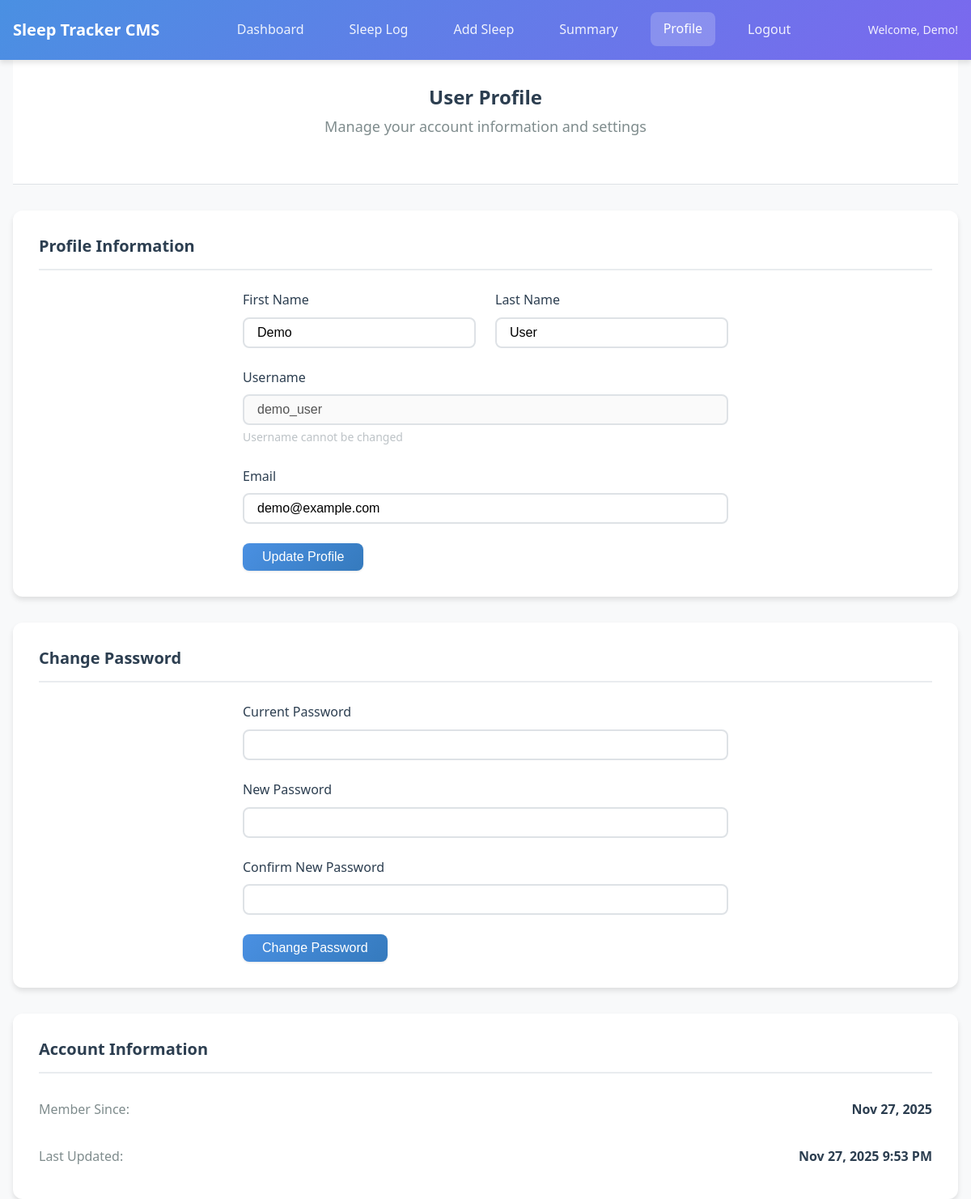
The app's page /profile.php (signed in) with its own data.
### tables this page shows
CREATE TABLE IF NOT EXISTS users (
    id INT AUTO_INCREMENT PRIMARY KEY,
    username VARCHAR(50) UNIQUE NOT NULL,
    email VARCHAR(100) UNIQUE NOT NULL,
    password_hash VARCHAR(255) NOT NULL,
    first_name VARCHAR(50) NOT NULL,
    last_name VARCHAR(50) NOT NULL,
    created_at TIMESTAMP DEFAULT CURRENT_TIMESTAMP,
    updated_at TIMESTAMP DEFAULT CURRENT_TIMESTAMP ON UPDATE CURRENT_TIMESTAMP
);

### includes/User.php (called while the page is built, shortened)
<?php
class User {
    private $conn;
    private $table_name = "users";
    public function __construct($db) {
        $this->conn = $db;
    }
    public function getUserById($id) {
        $query = "SELECT id, username, email, first_name, last_name, created_at, updated_at
                  FROM " . $this->table_name . "
                  WHERE id = :id";
        $stmt = $this->conn->prepare($query);
        $stmt->bindParam(':id', $id);
        $stmt->execute();
        if ($stmt->rowCount() > 0) {
            $row = $stmt->fetch(PDO::FETCH_ASSOC);
            $this->username = $row['username'];
            $this->email = $row['email'];
            $this->first_name = $row['first_name'];
            $this->last_name = $row['last_name'];
            $this->created_at = $row['created_at'];
            $this->updated_at = $row['updated_at'];
            return true;
        }
        return false;
    }
}
?>

### profile.php (the view, shortened to what this page needs)
<?php
require_once 'includes/User.php';
$database = new Database();
$db = $database->getConnection();
$user = new User($db);
$user->getUserById($_SESSION['user_id']);
?>
<!DOCTYPE html>
<html lang="en">
<head>
    <link rel="stylesheet" href="assets/css/style.css">
</head>
<body>
    <nav class="navbar">
        <div class="nav-container">
            <div class="nav-brand">
                <h1><?php echo APP_NAME; ?></h1>
            </div>
            <div class="nav-menu">
                <a href="dashboard.php" class="nav-link">Dashboard</a>
                <a href="sleep-log.php" class="nav-link">Sleep Log</a>
                <a href="add-sleep.php" class="nav-link">Add Sleep</a>
                <a href="summary.php" class="nav-link">Summary</a>
                <a href="profile.php" class="nav-link active">Profile</a>
                <a href="logout.php" class="nav-link">Logout</a>
            </div>
            <div class="nav-user">
                Welcome, <?php echo htmlspecialchars($_SESSION['first_name']); ?>!
            </div>
        </div>
    </nav>
    <div class="container">
        <div class="page-header">
            <h2>User Profile</h2>
            <p>Manage your account information and settings</p>
        </div>
        <div class="profile-container">
            <div class="profile-section">
                <h3>Profile Information</h3>
                <form method="POST" action="profile.php" class="form">
                    <div class="form-row">
                        <div class="form-group">
                            <label for="first_name">First Name</label>
                            <input type="text" id="first_name" name="first_name"
                                   value="<?php echo htmlspecialchars($user->first_name); ?>"
                                   required>
                        </div>
                        <div class="form-group">
                            <label for="last_name">Last Name</label>
                            <input type="text" id="last_name" name="last_name"
                                   value="<?php echo htmlspecialchars($user->last_name); ?>"
                                   required>
                        </div>
                    </div>
                    <div class="form-group">
                        <label for="username">Username</label>
                        <input type="text" id="username" name="username"
                               value="<?php echo htmlspecialchars($user->username); ?>"
                               disabled>
                        <small>Username cannot be changed</small>
                    </div>
                    <div class="form-group">
                        <label for="email">Email</label>
                        <input type="email" id="email" name="email"
                               value="<?php echo htmlspecialchars($user->email); ?>"
                               required>
                    </div>
                    <button type="submit" class="btn btn-primary">Update Profile</button>
                </form>
            </div>
            <div class="profile-section">
                <h3>Change Password</h3>
                <form method="POST" action="profile.php" class="form">
                    <div class="form-group">
                        <label for="current_password">Current Password</label>
                        <input type="password" id="current_password" name="current_password" required>
                    </div>
                    <div class="form-group">
                        <label for="new_password">New Password</label>
                        <input type="password" id="new_password" name="new_password" required>
                    </div>
                    <div class="form-group">
                        <label for="confirm_password">Confirm New Password</label>
                        <input type="password" id="confirm_password" name="confirm_password" required>
                    </div>
                    <button type="submit" class="btn btn-primary">Change Password</button>
                </form>
            </div>
            <div class="profile-section">
                <h3>Account Information</h3>
                <div class="account-info">
                    <div class="info-item">
                        <span class="info-label">Member Since:</span>
                        <span class="info-value"><?php echo date('M j, Y', strtotime($user->created_at)); ?></span>
                    </div>
                    <div class="info-item">
                        <span class="info-label">Last Updated:</span>
                        <span class="info-value"><?php echo date('M j, Y g:i A', strtotime($user->updated_at)); ?></span>
                    </div>
                </div>
            </div>
        </div>
    </div>
</body>
</html>

### records on screen
users: first_name "Demo", last_name "User", username "demo_user", email "demo@example.com", created_at "Nov 27, 2025", updated_at "Nov 27, 2025 9:53 PM"

### other values on screen
APP_NAME "Sleep Tracker CMS"
$_SESSION['first_name'] "Demo"
